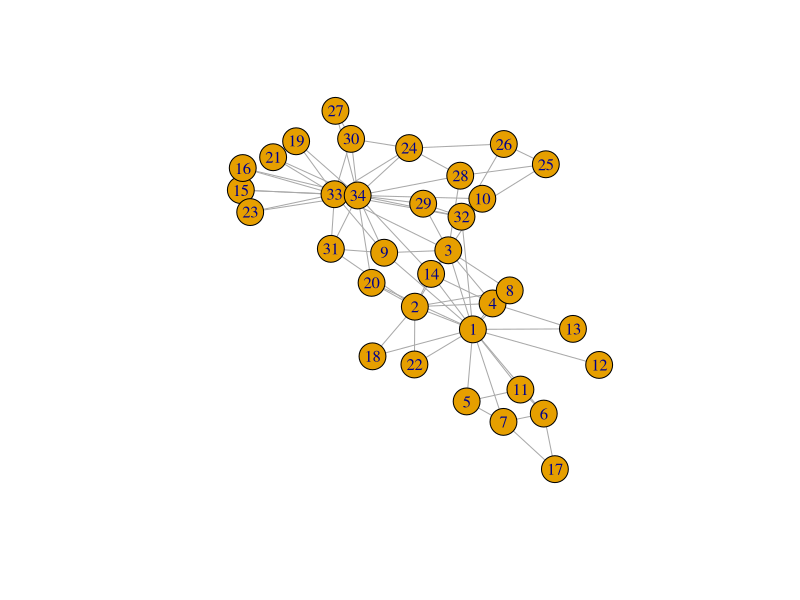
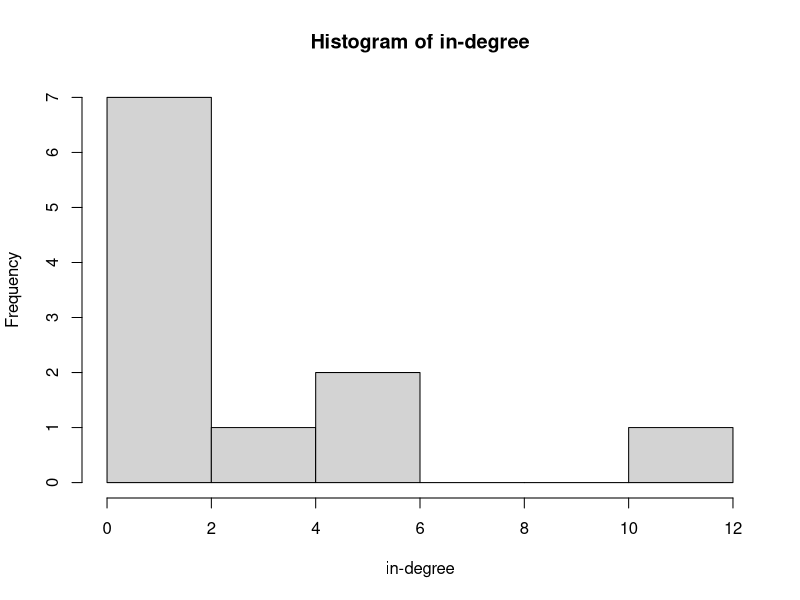
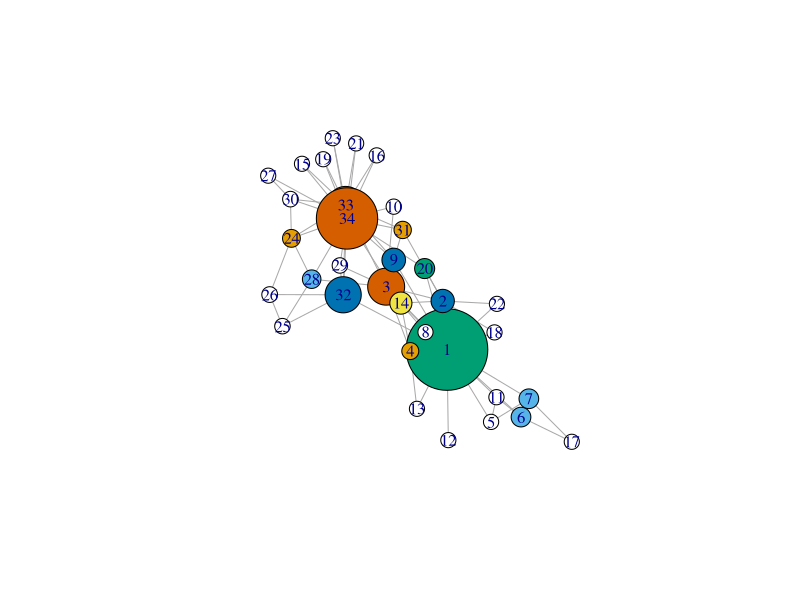
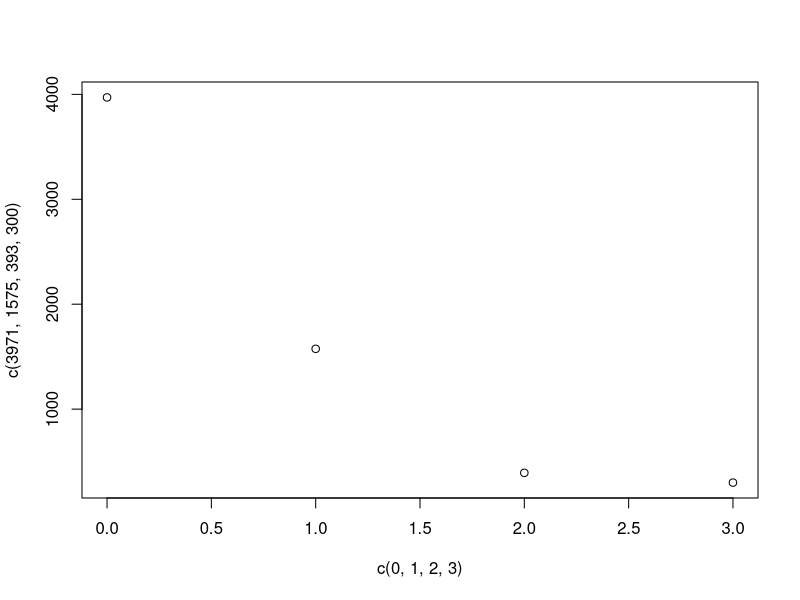
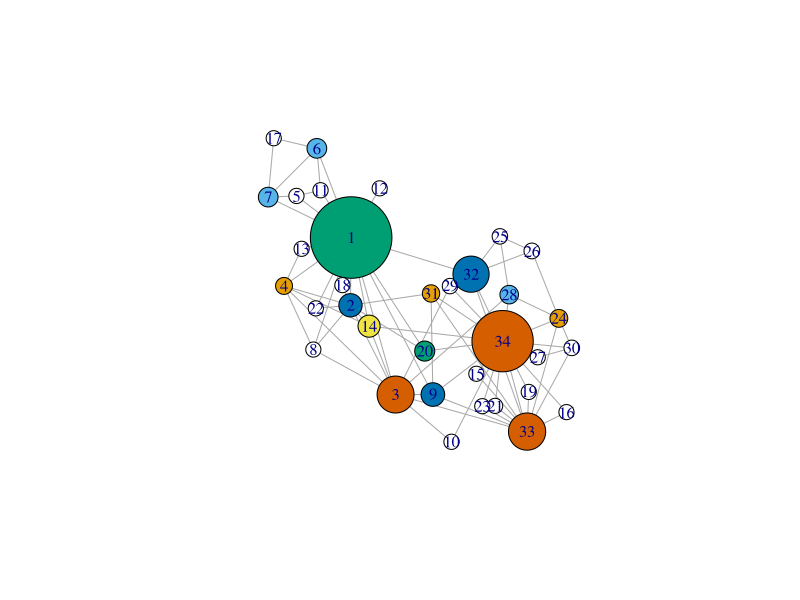
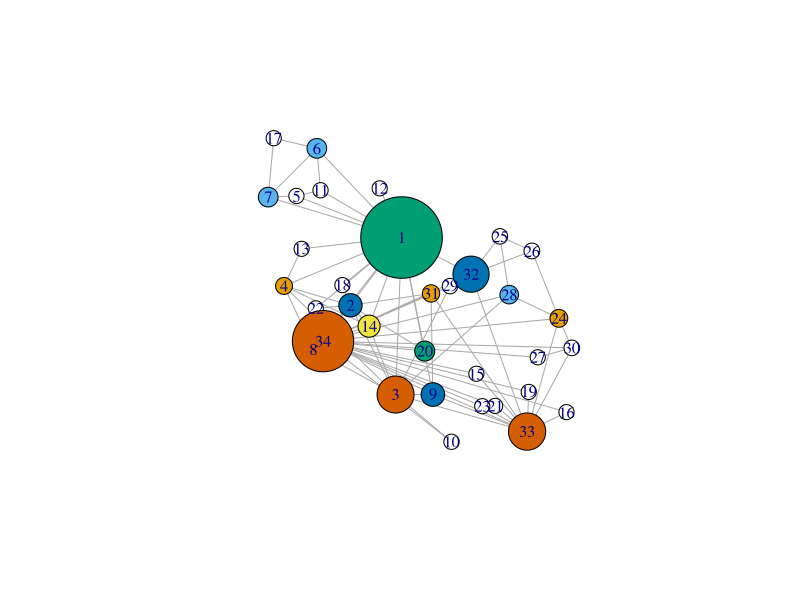

These figures' R source, in order:
## ---- chunk 1
knitr::opts_chunk$set(echo = TRUE)
## ---- chunk 2
library(igraph)
g <- make_graph("Zachary")
plot(g)
## ---- chunk 3
gmat <- as_adjacency_matrix(g, type = "both", sparse = FALSE)
print(gmat)

# directed?
isSymmetric.matrix(gmat)

# Size
# number of nodes
vcount(g)
# number of edges
ecount(g)

# degree distribution
igraph::degree(g)
hist(table(degree(g)), xlab='in-degree', main= 'Histogram of in-degree')

# alle mogelijke trihoekjes
igraph::transitivity(g, type = c("localundirected"), isolates = c("NaN", "zero"))

# betweenness
igraph::betweenness(g, directed = FALSE, normalized = T)

V(g)$size <- igraph::betweenness(g, directed = FALSE, normalized = T) * 100 + 10
V(g)$color <- igraph::betweenness(g, directed = FALSE, normalized = T) * 100
plot(g)

# met u-palette kleur geven aan betweenness
## ---- chunk 4
igraph::dyad_census(g)

igraph::triad_census(g)

# I will use sna because it shows the names of the triads as well.
sna::triad.census(gmat)
unloadNamespace("sna")  

plot(c(0, 1, 2, 3), c(3971, 1575, 393, 300))
#I will detach this package again, otherwise it will interfere with all kind of functions from igraph, and my students will hate me for that.


igraph::transitivity(g, type = "global")
sna::gtrans(gmat)

triad_g <- data.frame(sna::triad.census(gmat))


transitivity_g <- (3 * triad_g$X300)/(triad_g$X201 + 3 * triad_g$X300)
transitivity_g



## ---- chunk 5
set.seed(2345)
l <- layout_with_dh(g)  #https://igraph.org/r/doc/layout_with_mds.html
plot(g, layout = l)

l  #let us take a look at the coordinates
l[1, 1] <- 4
l[34, 1] <- -3.5
plot(g, layout = l)


## ---- chunk 6
